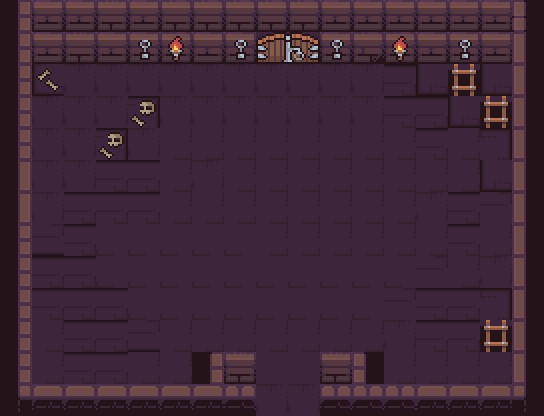

The image is a tile-based game level rendered from a .tmx file. Its description and complete source (layers, tilesets, objects, tile grids) follow:
An orthogonal 17x13 tile map with 32x32 px tiles, 1 tile layer (Tile Layer 2) and 1 object (door).

<map version="1.10" tiledversion="1.11.2" orientation="orthogonal" renderorder="right-down" width="17" height="13" tilewidth="32" tileheight="32" infinite="0" nextlayerid="8" nextobjectid="28">
 <tileset firstgid="1" source="Dungeon_Tileset_at.tsx" />
 <layer id="4" name="Tile Layer 2" width="17" height="13">
  <data encoding="csv">
129,104,104,183,104,109,109,109,109,109,104,104,104,104,104,104,107,
129,104,183,104,124,103,104,124,184,185,124,105,103,104,124,104,203,
129,231,153,153,153,153,153,153,153,153,153,153,134,151,212,151,203,
129,153,153,153,202,153,153,153,153,153,153,153,134,134,151,212,203,
129,153,153,202,153,135,135,135,135,135,135,135,135,134,135,122,203,
198,153,153,134,134,135,153,135,135,135,135,135,135,135,135,151,203,
198,153,134,134,134,135,135,135,135,135,135,135,135,153,134,152,203,
129,233,134,138,138,138,138,138,135,135,135,135,135,135,134,135,203,
129,134,134,138,138,138,138,138,138,138,138,138,138,152,135,153,203,
129,134,134,134,138,138,138,138,138,138,138,138,152,134,134,122,203,
129,135,134,134,233,135,135,135,135,135,135,135,153,134,134,212,203,
129,135,134,134,135,135,182,183,217,217,183,187,135,135,135,135,203,
161,163,163,163,163,163,163,250,153,153,250,250,250,163,163,163,251
</data>
 </layer>
 <objectgroup id="5" name="Object Layer 2">
  <object id="27" name="door" x="256.677" y="26.6049" width="65" height="35">
   <properties>
    <property name="target_stage" value="stage5" />
    <property name="target_x" type="float" value="400" />
    <property name="target_y" type="float" value="550" />
   </properties>
  </object>
 </objectgroup>
</map>
